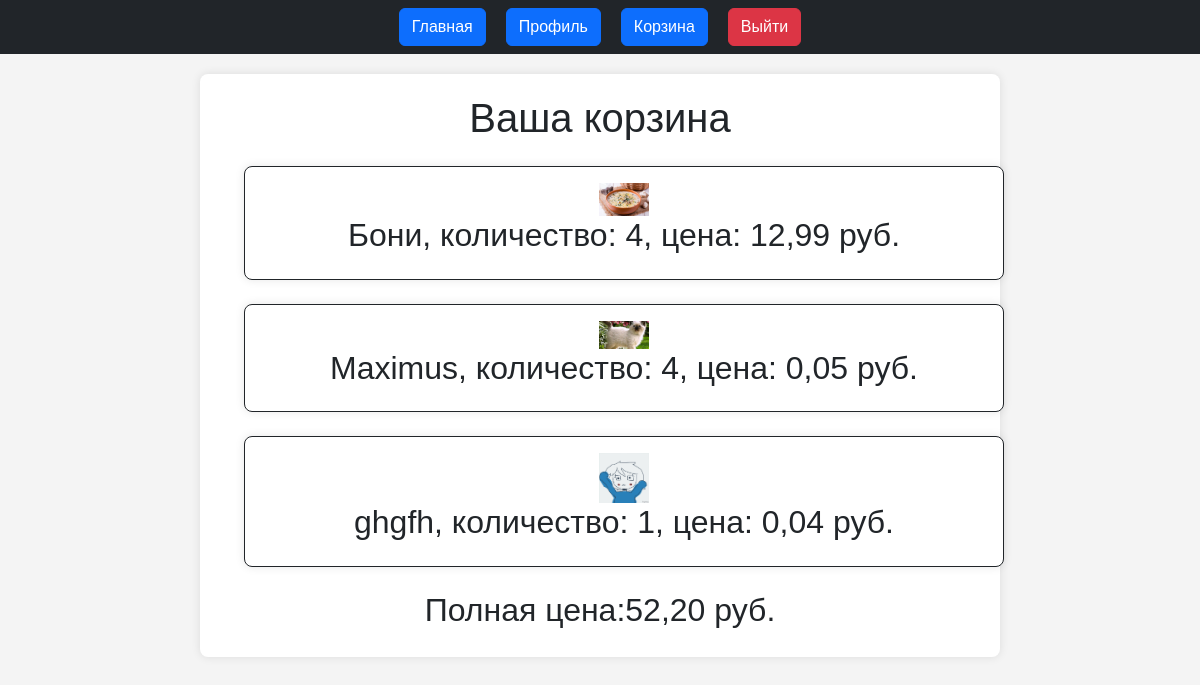
Page /cart/ (signed in) on the earlier database version.
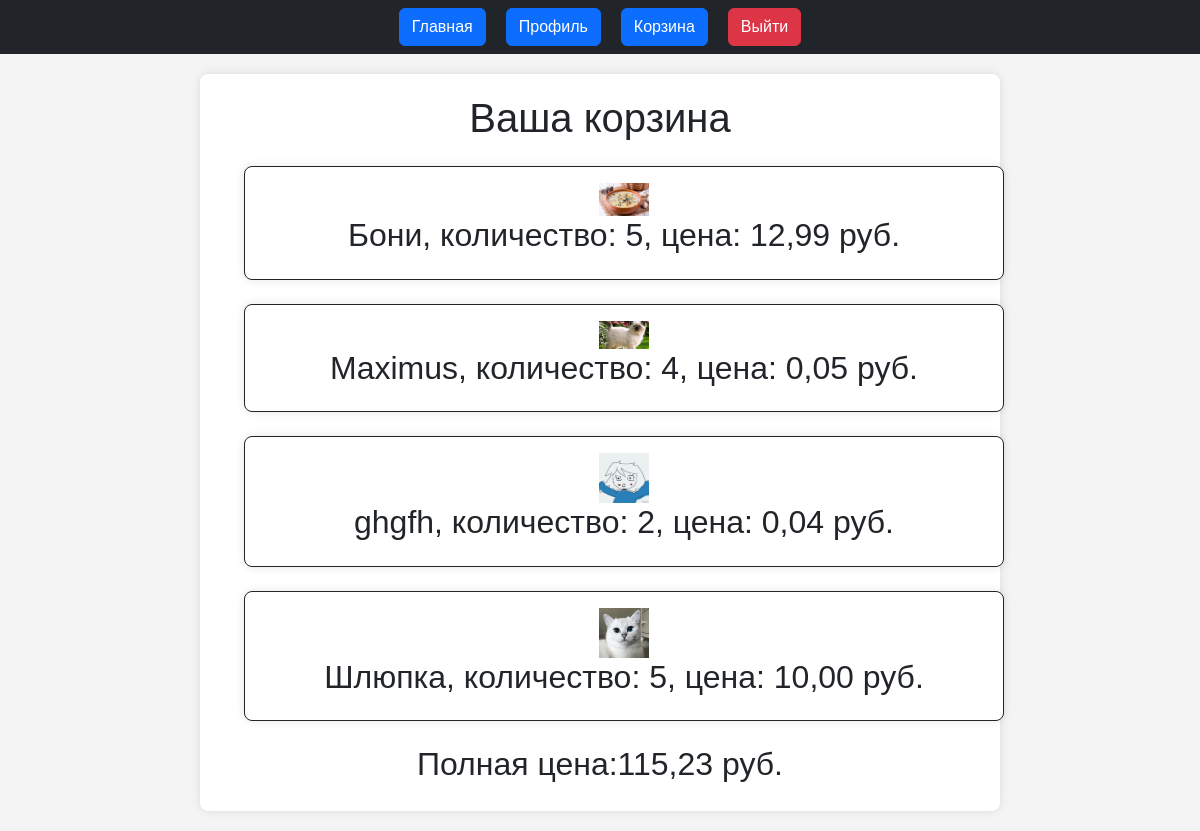
Same page on the later database version.
### comments/models.py (models this page shows, shortened)
class CartItem(models.Model):
    user = models.ForeignKey(User, on_delete=models.CASCADE)
    products = models.ForeignKey(Tovars, on_delete=models.CASCADE)
    quantity = models.IntegerField(default=1)

class Tovars(models.Model):
    name = models.CharField(max_length=100)
    description = models.TextField()
    price = models.DecimalField(max_digits=100, decimal_places=2)
    image = models.ImageField(upload_to='products/', null=True, blank=True)
    count = models.IntegerField(default=0)

### comments/views.py (the view)
# urls.py: path('cart/', views.Cart_page, name='cart'),
@login_required
def Cart_page(request):
    items = CartItem.objects.filter(user=request.user)  # Получаем все товары в корзине
    total_price = sum(item.products.price * item.quantity for item in items)  # Считаем общую стоимость
    return render(request, 'catalog/cart.html', {'cart_items': items, 'total_price': total_price})

### comments/templates/catalog/cart.html (shortened to what this page needs)
{% extends 'comments/base.html' %}
{% block content %}
    <h1>Ваша корзина</h1>
    {% if cart_items %}
        {% for items in cart_items %}
            <div class="container p-3 m-4 border border-dark">
                <img src="{{ items.products.image.url }}" alt="{{ items.product.name }}" style="max-width: 50px; max-height: 50px;">
                <h2>{{ items.products.name }}, количество: {{ items.quantity }}, цена: {{ items.products.price }} руб.</h2>
            </div>
        {% endfor %}
        <h2>Полная цена:{{ total_price }} руб.</h2>
    {% else %}
        <p>Ваша корзина пуста.</p>
    {% endif %}
{% endblock content %}

Differences in the rows shown:
changed CartItem "Бони": quantity "4" → "5"
changed CartItem "ghgfh": quantity "1" → "2"
added CartItem: products.image (picture), products.name "Шлюпка", quantity "5", products.price "10,00"
Other differences:
{{ total_price }}: "52,20" → "115,23"
